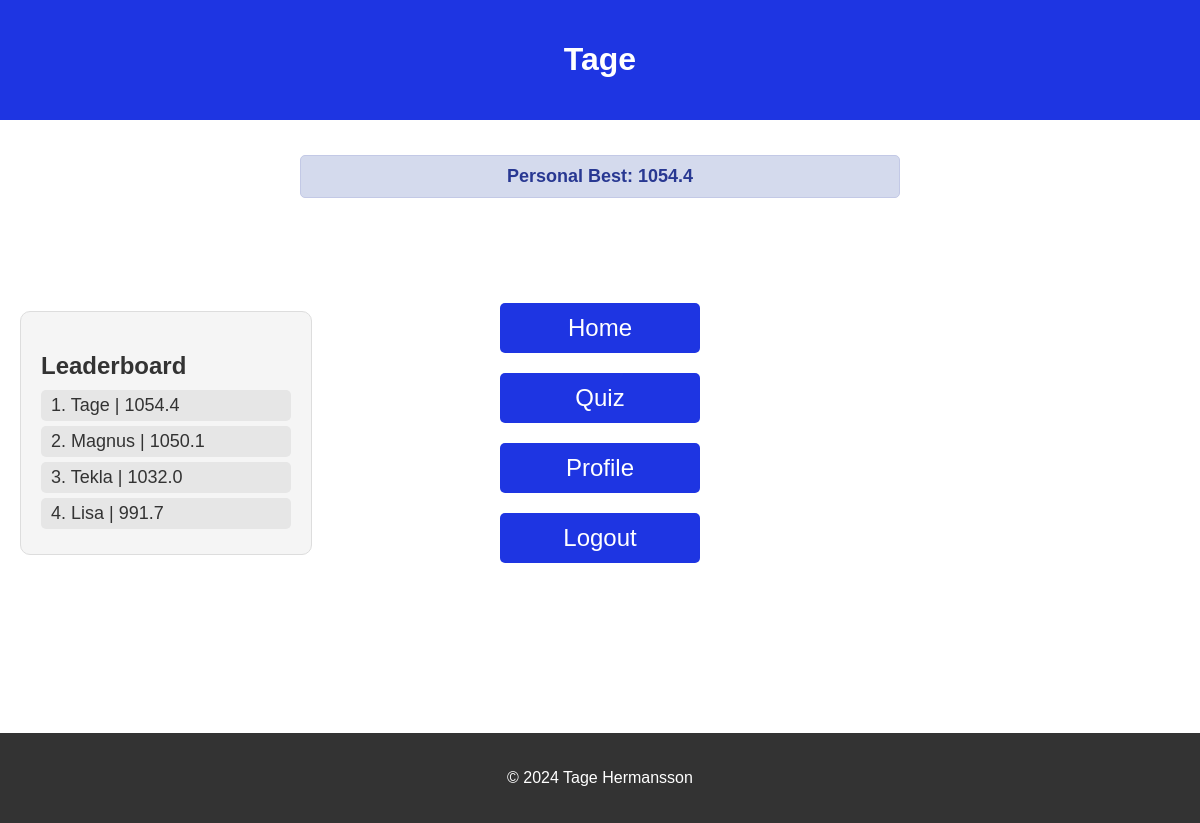
/profile (signed in), run on an earlier commit of the app's database.
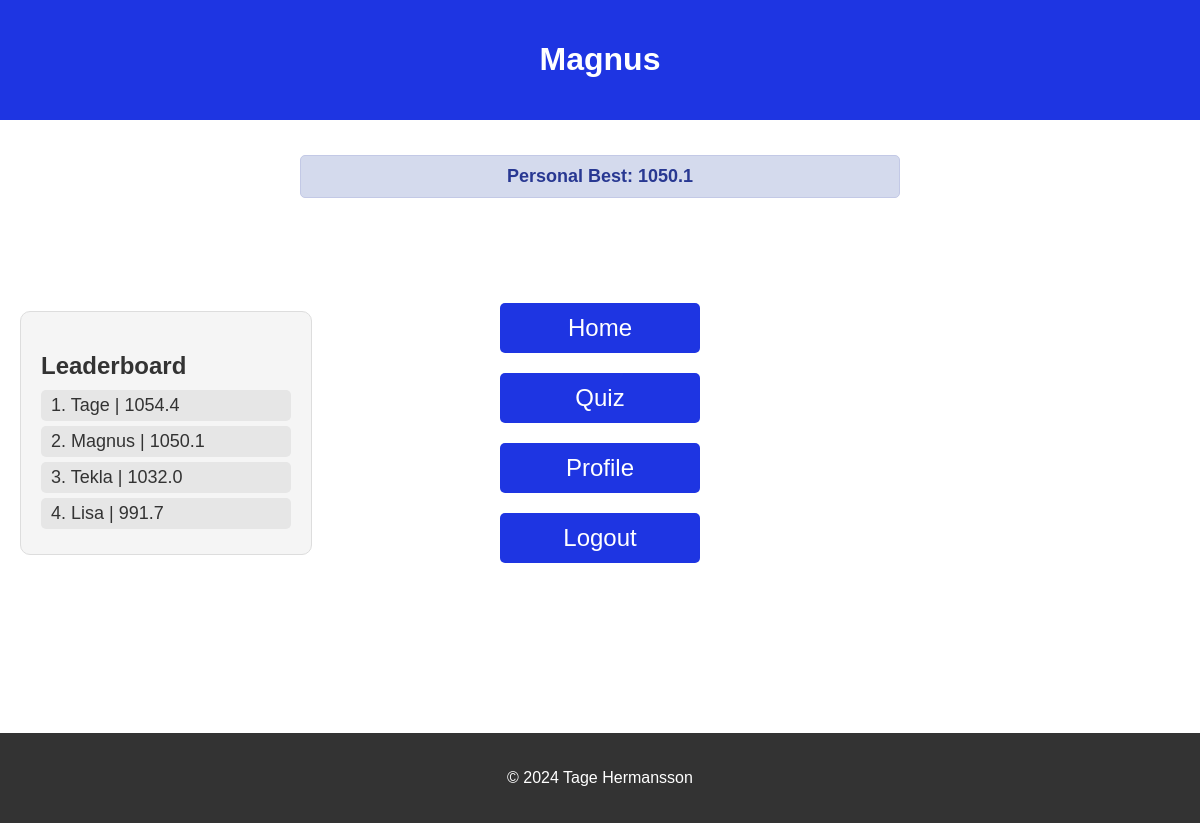
And on a later commit of the database.
### website/models.py (models this page shows)
class User(db.Model, UserMixin):
    id = db.Column(db.Integer, primary_key=True)
    name = db.Column(db.String(150), unique=True)
    password = db.Column(db.String(150))

### website/auth.py (the view)
@auth.route('/profile', methods=['GET', 'POST'])
@login_required
def profile():
    leaderboard = get_high_scores()  # Get leaderboard data
    if request.method == 'GET':
        flash(f"Personal Best: {get_user_high_score(current_user.name)}", category='message')
    return render_template("profile.html", user=current_user, leaderboard=leaderboard)

### website/__init__.py (called while the page is built)
def create_app():
    app = Flask(__name__)
    app.config['SECRET_KEY'] = 'magnus eskate'
    database_path = path.join(path.dirname(__file__), DB_NAME)
    app.config['SQLALCHEMY_DATABASE_URI'] = f'sqlite:///{database_path}'
    app.config['SQLALCHEMY_TRACK_MODIFICATIONS'] = False
    db.init_app(app)
    from .views import views
    from .auth import auth
    app.register_blueprint(views, url_prefix='/')
    app.register_blueprint(auth, url_prefix='/')
    from .models import User
    login_manager = LoginManager()
    login_manager.login_view = 'auth.login'
    login_manager.init_app(app)
    @login_manager.user_loader
    def load_user(id):
        return User.query.get(int(id))
    create_database(app)
    return app

### website/auth.py (called while the page is built)
def get_high_scores():
    file_path = path.join(path.dirname(__file__), "high_score.txt")
    high_scores = []
    if path.exists(file_path):
        with open(file_path, 'r') as file:
            for line in file:
                name, score = line.strip().split('|')
                high_scores.append((name, float(score)))
    high_scores.sort(key=lambda x: x[1], reverse=True)
    return high_scores

### website/templates/profile.html
{% extends "base.html" %} {% block title %}Home{% endblock %}
{% block content %}
<h1>{{ current_user.name }}</h1>
{% endblock %}

What changed in the data, as far as the page shows it:
changed User: name "Tage" → "Magnus"
Also different on the page:
new list line: "Personal Best: 1050.1"
list line gone: "Personal Best: 1054.4"
